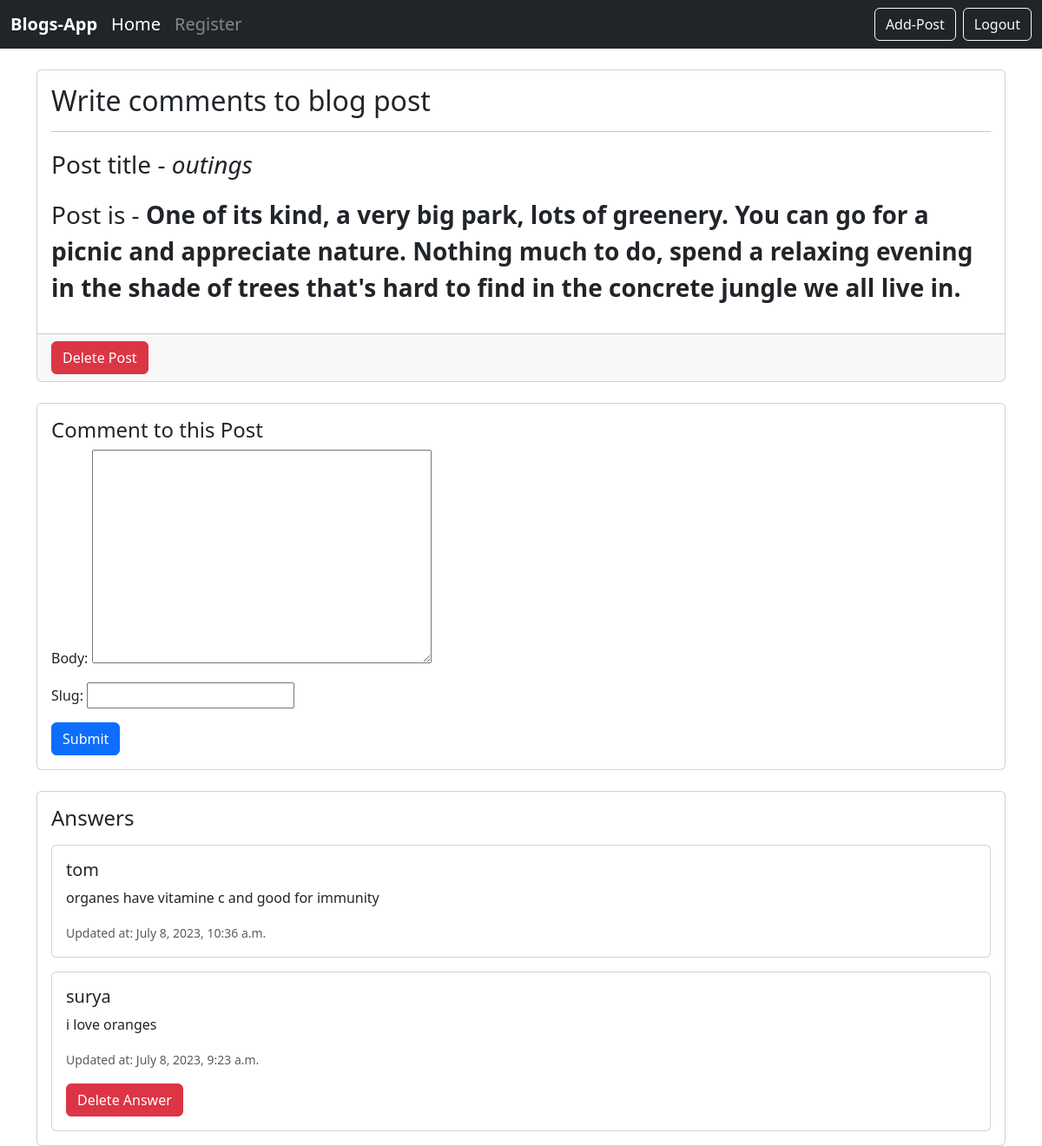
Screenshot of /detail/picnic/ (signed in) with the database file from the repository.
### blog/models.py (models this page shows, shortened)
class Post(models.Model):
    author = models.ForeignKey(User, on_delete=models.CASCADE)
    image = models.ImageField(upload_to='user_images/', blank=True, null=True)
    body = models.TextField()
    title = models.CharField(max_length=200)
    created_at = models.DateTimeField(auto_now_add=True)
    updated_at = models.DateTimeField(auto_now=True)
    slug = models.SlugField(unique=True)

class Answers(models.Model):
    user = models.ForeignKey(User,on_delete=models.CASCADE)
    question = models.ForeignKey(Post, null=False, on_delete=models.CASCADE, related_name='answers')
    slug = models.SlugField(unique=True)
    body = models.TextField()
    created_at = models.DateTimeField(auto_now_add=True)
    updated_at = models.DateTimeField(auto_now=True)

### blog/views.py (the view, shortened to what this page needs)
# urls.py: path('detail/<slug:slug>/', views.detail, name='detail'),
@login_required(login_url="/login/")
def detail(request, slug):
    question = Post.objects.get(slug=slug)
    answers = Answers.objects.filter(question=question).order_by('-updated_at')
    answer_form = Answers_form()
    return render(request, 'detail.html', {
        'question': question,
        'answers': answers,
        'answer_form': answer_form,
    })

### blog/forms.py
class Answers_form(forms.ModelForm):
  class Meta:
    model = Answers
    fields =['body','slug']

### templates/detail.html (shortened to what this page needs)
{% extends 'base.html' %}
{% block content %}
    <div class="container">
        <div class="card mt-4 ">
            <div class="d-inline p-3 fs-3">
                <h2>Write comments to blog post</h2>
                <hr>
                <p>Post title - <em>{{ question.title }}</em></p>
                <p>Post is - <strong> {{ question.body }}</strong> </p>
            </div>
            {% if request.user == question.author %}
            <div class="card-footer">
                <form method="POST" action="{% url 'blog:delete_item' model='question' pk=question.pk %}">
                    <button type="submit" class="btn btn-danger">Delete Post</button>
                </form>
            </div>
            {% endif %}
        </div>
        <div class="card mt-4">
            <div class="card-body">
                <h4 class="card-title">Comment to this Post</h4>
                <form method="POST" action="{% url 'blog:detail' slug=question.slug %}">
                    {{ answer_form.as_p }}
                    <button type="submit" class="btn btn-primary">Submit</button>
                </form>
            </div>
        </div>
        <div class="card mt-4">
            <div class="card-body">
                <h4 class="card-title">Answers</h4>
                {% for answer in answers %}
                    <div class="card mt-3">
                        <div class="card-body">
                            <h5 class="card-title">{{ answer.user.username }}</h5>
                            <p class="card-text">{{ answer.body }}</p>
                            <p class="card-text"><small class="text-muted">Updated at: {{ answer.updated_at }}</small></p>
                            {% if request.user == answer.user %}
                            <form method="POST" action="{% url 'blog:delete_item' model='answer' pk=answer.pk %}">
                                <button type="submit" class="btn btn-danger">Delete Answer</button>
                            </form>
                            {% endif %}
                        </div>
                    </div>
                {% endfor %}
            </div>
        </div>
    </div>
{% endblock %}

### templates/base.html (shortened to what this page needs)
<!DOCTYPE html>
<html lang="en">
<head>
    <link href="https://cdn.jsdelivr.net/npm/bootstrap@5.3.0-alpha3/dist/css/bootstrap.min.css" rel="stylesheet">
</head>
<body>
    <nav class="navbar navbar-expand-md navbar-dark bg-dark shadow-md">
        <div class="container-fluid">
            <div class="d-flex">
                <a class="navbar-brand"> <strong>Blogs-App</strong></a>
                <a href="{% url 'blog:index' %}" class="navbar-brand">Home</a>
                <a href="{% url 'accounts:register' %}" class="navbar-brand register1">Register</a>
            </div>
            <form class="d-flex" role="search">
                <a href="{% url 'blog:addpost' %}" class="btn btn-outline-light me-2">Add-Post</a>
                {% if request.user.is_authenticated %}
                    <a href="{% url 'accounts:logout' %}" class="btn btn-outline-light" type="submit">Logout</a>
                {% else %}
                    <a href="{% url 'accounts:login' %}" class="btn btn-outline-light me-3" type="submit">Login</a>
                {% endif %}
            </form>
        </div>
      </nav>
</body>
</html>
{% block content %}
{% endblock %}

### templates/base.html (style rules this page uses)
.register1 { color: rgb(137, 134, 133); }

### rows the page displays
Post: title "outings", body "One of its kind, a very big park, lots of greenery. You can go for a picnic and appreciate nature. Nothing much to do, spend a relaxing evening in the shade of trees that's hard to find in the concrete jungle we all live in."
Answers: user.username "tom", body "organes have vitamine c and good for immunity", updated_at "July 8, 2023, 10:36 a.m."
Answers: user.username "surya", body "i love oranges", updated_at "July 8, 2023, 9:23 a.m.", shows "Delete Answer"
